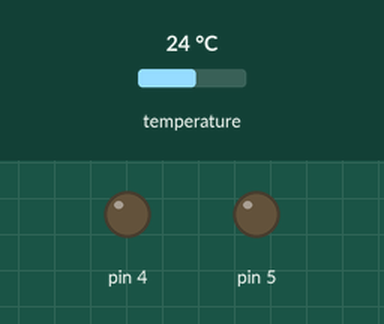
Bench run of a sketch on a simulated Arduino Uno, built with avr-gcc and run on an emulated ATmega328P. Parts: output pins drawn as LEDs (lit = HIGH). The inputs (shaded band) are chosen by the test bench; at power-on: temperature 24 °C. Storage starts empty.

Above: at 0.1 s.
At 2.4 s:
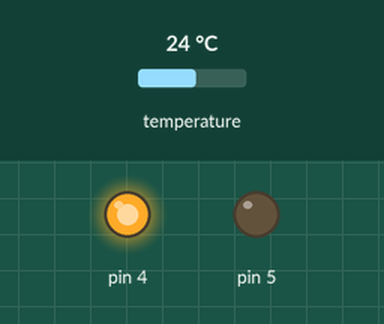
Timing chart, 0 to 3.9 s (numbered marks = the images above):
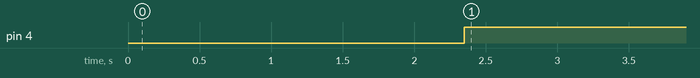

Measured:
- by itself, pin 4: LOW → HIGH at 2.4 s

The sketch:

prueba_temp_lcd.ino
```cpp
#include <OneWire.h>
#include <DallasTemperature.h>
#include <SD.h>
unsigned long intervalo=1000;
unsigned long millisprevios=0;

File myFile;

OneWire ourWire(2);                //Se establece el pin 2  como bus OneWire

DallasTemperature sensors(&ourWire); //Se declara una variable u objeto para nuestro sensor


void setup()
{

pinMode(4, OUTPUT);
pinMode(5, OUTPUT);
unsigned long millisactuales = millis();
Serial.begin(9600);
sensors.begin();   //Se inicia el sensor

if (!SD.begin(4)) {
    return;
  }

}


void loop()
{

unsigned long millisactuales = millis();

    myFile = SD.open("datalog.txt", FILE_WRITE);//abrimos  el archivo

    sensors.requestTemperatures();   //Se envía el comando para leer la temperatura
    float temp= sensors.getTempCByIndex(0); //Se obtiene la temperatura en ºC


if ((unsigned long)(millisactuales - millisprevios) >= intervalo) {


    if (myFile)
          {
            myFile.print("sensor1=");
            myFile.print(temp);
            myFile.println(",");
            myFile.close(); //cerramos el archivo
            digitalWrite(4,HIGH);
          }

     else
          {
            digitalWrite(5, HIGH);
          }
millisprevios= millis();
   }
}
```
